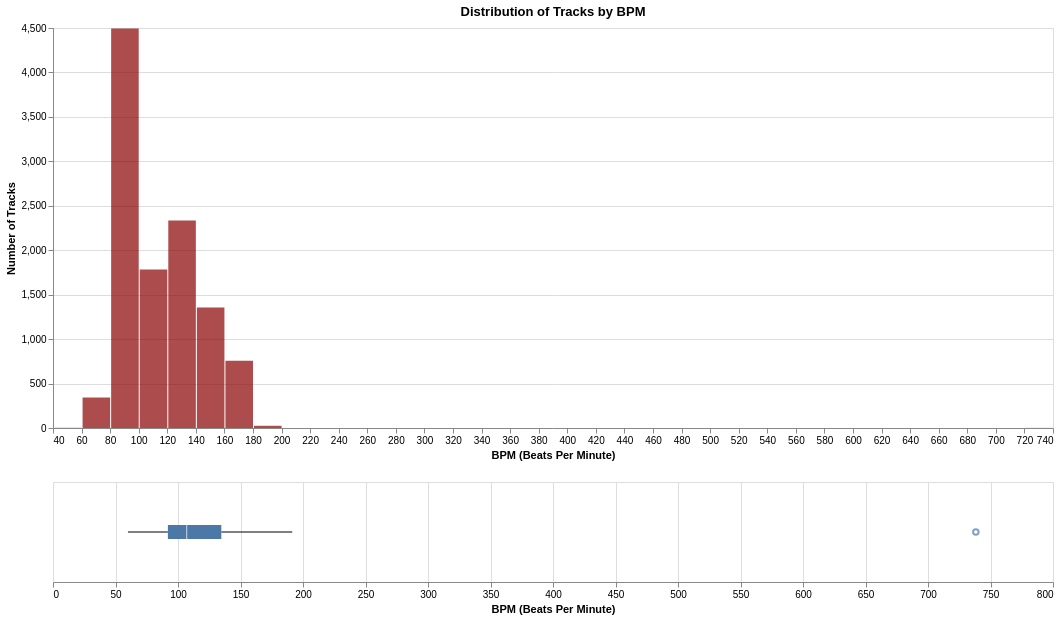

Write notebook code for a chart like this one.
### Code cell
invalid_bpm = df[(df['bpm'] < 0)]
if len(invalid_bpm) > 0:
    print(f"{len(invalid_bpm)} rows with invalid invalid_bpm (negative values):")
    display(invalid_bpm[['id', 'title', 'name_artist', 'bpm']].head(10))

chart_data = df[['bpm']].dropna().copy()
chart_data['bpm'] = pd.to_numeric(chart_data['bpm'])

histogram_chart = alt.Chart(chart_data).mark_bar(
    color='darkred', 
    opacity=0.7,
    tooltip=True
).encode(
    x=alt.X('bpm', bin=alt.Bin(maxbins=40), title='BPM (Beats Per Minute)'),
    y=alt.Y('count()', title='Number of Tracks')
).properties(
    title='Distribution of Tracks by BPM',
    width=1000,
    height=400
)

boxplot_chart = alt.Chart(chart_data).mark_boxplot().encode(
    x=alt.X('bpm', title='BPM (Beats Per Minute)'),
    tooltip=[
        alt.Tooltip('min(bpm)', title='Min BPM'),
        alt.Tooltip('q1(bpm)', title='Q1 BPM'),
        alt.Tooltip('median(bpm)', title='Median BPM'),
        alt.Tooltip('q3(bpm)', title='Q3 BPM'),
        alt.Tooltip('max(bpm)', title='Max BPM')
    ]
).properties(width=1000, height=100)

final_chart = histogram_chart & boxplot_chart
display(final_chart)

### Figure 1 — Vega specification as saved in the notebook (floating-point values rounded to 4 significant figures)
{"$schema": "https://vega.github.io/schema/vega/v5.json", "data": [{"name": "source_0"}, {"name": "data_0", "values": [{"__count": 2334, "bin_maxbins_40_bpm": 120.0, "bin_maxbins_40_bpm_end": 140.0}, {"__count": 757, "bin_maxbins_40_bpm": 160.0, "bin_maxbins_40_bpm_end": 180.0}, {"__count": 1783, "bin_maxbins_40_bpm": 100.0, "bin_maxbins_40_bpm_end": 120.0}, {"__count": 4493, "bin_maxbins_40_bpm": 80.0, "bin_maxbins_40_bpm_end": 100.0}, {"__count": 1356, "bin_maxbins_40_bpm": 140.0, "bin_maxbins_40_bpm_end": 160.0}, {"__count": 343, "bin_maxbins_40_bpm": 60.0, "bin_maxbins_40_bpm_end": 80.0}, {"__count": 25, "bin_maxbins_40_bpm": 180.0, "bin_maxbins_40_bpm_end": 200.0}, {"__count": 2, "bin_maxbins_40_bpm": 40.0, "bin_maxbins_40_bpm_end": 60.0}, {"__count": 1, "bin_maxbins_40_bpm": 720.0, "bin_maxbins_40_bpm_end": 740.0}]}, {"name": "data_1"}, {"name": "data_2", "values": [{"bpm": 738.3}]}, {"name": "data_3"}, {"name": "data_4", "values": [{"lower_box_bpm": 91.91, "lower_whisker_bpm": 59.97, "max_bpm": 191.4}]}, {"name": "data_5", "values": [{"max_bpm": 191.4, "upper_box_bpm": 134.7, "upper_whisker_bpm": 191.4}]}, {"name": "data_6"}, {"name": "data_7", "values": [{"lower_box_bpm": 91.91, "max_bpm": 738.3, "upper_box_bpm": 134.7}]}, {"name": "data_8", "values": [{"lower_box_bpm": 91.91, "max_bpm": 738.3, "mid_box_bpm": 107.0, "upper_box_bpm": 134.7}]}, {"name": "data_0_concat_0_y_domain___count", "values": [{"min": 1, "max": 4493}]}], "signals": [{"name": "concat_0_bin_maxbins_40_bpm_bins", "value": {"fields": ["bpm"], "fname": "bin_bpm", "start": 40.0, "step": 20.0, "stop": 740.0}}, {"name": "concat_0_height", "value": 400}, {"name": "concat_1_height", "value": 100}], "marks": [{"type": "group", "name": "concat_0_group", "encode": {"update": {"height": {"signal": "concat_0_height"}, "width": {"signal": "width"}}}, "marks": [{"type": "rect", "name": "concat_0_marks", "from": {"data": "data_0"}, "encode": {"update": {"fill": {"value": "darkred"}, "y": {"field": "__count", "scale": "concat_0_y"}, "x2": {"field": "bin_maxbins_40_bpm", "scale": "concat_0_x", "offset": {"signal": "0.5 + (abs(scale(\"concat_0_x\", datum[\"bin_maxbins_40_bpm_end\"]) - scale(\"concat_0_x\", datum[\"bin_maxbins_40_bpm\"])) < 0.25 ? -0.5 * (0.25 - (abs(scale(\"concat_0_x\", datum[\"bin_maxbins_40_bpm_end\"]) - scale(\"concat_0_x\", datum[\"bin_maxbins_40_bpm\"])))) : 0.5)"}}, "x": {"field": "bin_maxbins_40_bpm_end", "scale": "concat_0_x", "offset": {"signal": "0.5 + (abs(scale(\"concat_0_x\", datum[\"bin_maxbins_40_bpm_end\"]) - scale(\"concat_0_x\", datum[\"bin_maxbins_40_bpm\"])) < 0.25 ? 0.5 * (0.25 - (abs(scale(\"concat_0_x\", datum[\"bin_maxbins_40_bpm_end\"]) - scale(\"concat_0_x\", datum[\"bin_maxbins_40_bpm\"])))) : -0.5)"}}, "tooltip": {"signal": "{\"BPM (Beats Per Minute)\": !isValid(datum[\"bin_maxbins_40_bpm\"]) || !isFinite(+datum[\"bin_maxbins_40_bpm\"]) ? \"null\" : format(datum[\"bin_maxbins_40_bpm\"], \"\") + \" – \" + format(datum[\"bin_maxbins_40_bpm_end\"], \"\"), \"Number of Tracks\": format(datum[\"__count\"], \"\")}"}, "y2": {"value": 0, "scale": "concat_0_y"}, "opacity": {"value": 0.7}}}, "style": ["bar"]}], "axes": [{"scale": "concat_0_y", "gridScale": "concat_0_x", "orient": "left", "tickCount": {"signal": "ceil(concat_0_height/40)"}, "aria": false, "grid": true, "domain": false, "zindex": 0, "maxExtent": 0, "labels": false, "minExtent": 0, "ticks": false}, {"scale": "concat_0_x", "tickCount": {"signal": "ceil(width/10)"}, "labelFlush": true, "orient": "bottom", "grid": false, "title": "BPM (Beats Per Minute)", "labelOverlap": true, "zindex": 0}, {"scale": "concat_0_y", "tickCount": {"signal": "ceil(concat_0_height/40)"}, "zindex": 0, "labelOverlap": true, "title": "Number of Tracks", "orient": "left", "grid": false}], "title": {"text": "Distribution of Tracks by BPM", "frame": "group"}, "style": "cell"}, {"type": "group", "name": "concat_1_group", "encode": {"update": {"height": {"signal": "concat_1_height"}, "width": {"signal": "width"}}}, "signals": [{"name": "height", "update": "concat_1_height"}], "marks": [{"type": "symbol", "name": "concat_1_layer_0_layer_0_marks", "from": {"data": "data_2"}, "encode": {"update": {"y": {"signal": "concat_1_height", "mult": 0.5}, "fill": {"value": "transparent"}, "opacity": {"value": 0.7}, "stroke": {"value": "#4c78a8"}, "x": {"field": "bpm", "scale": "concat_1_x"}}}, "style": ["point", "boxplot-outliers"]}, {"type": "rule", "name": "concat_1_layer_0_layer_1_layer_0_marks", "from": {"data": "data_4"}, "encode": {"update": {"stroke": {"value": "black"}, "y": {"signal": "concat_1_height", "mult": 0.5}, "x": {"field": "lower_whisker_bpm", "scale": "concat_1_x"}, "tooltip": {"signal": "format(datum[\"max_bpm\"], \"\")"}, "x2": {"field": "lower_box_bpm", "scale": "concat_1_x"}}}, "style": ["rule", "boxplot-rule"], "aria": false}, {"type": "rule", "name": "concat_1_layer_0_layer_1_layer_1_marks", "from": {"data": "data_5"}, "encode": {"update": {"stroke": {"value": "black"}, "y": {"signal": "concat_1_height", "mult": 0.5}, "x": {"field": "upper_box_bpm", "scale": "concat_1_x"}, "x2": {"field": "upper_whisker_bpm", "scale": "concat_1_x"}, "tooltip": {"signal": "format(datum[\"max_bpm\"], \"\")"}}}, "style": ["rule", "boxplot-rule"], "aria": false}, {"type": "rect", "name": "concat_1_layer_1_layer_0_marks", "from": {"data": "data_7"}, "encode": {"update": {"fill": {"value": "#4c78a8"}, "height": {"value": 14}, "x": {"field": "lower_box_bpm", "scale": "concat_1_x"}, "yc": {"signal": "concat_1_height", "mult": 0.5}, "tooltip": {"signal": "format(datum[\"max_bpm\"], \"\")"}, "x2": {"field": "upper_box_bpm", "scale": "concat_1_x"}}}, "style": ["bar", "boxplot-box"]}, {"type": "rect", "name": "concat_1_layer_1_layer_1_marks", "from": {"data": "data_8"}, "encode": {"update": {"fill": [{"value": "#4c78a8", "test": "datum['lower_box_bpm'] >= datum['upper_box_bpm']"}, {"value": "white"}], "xc": {"field": "mid_box_bpm", "scale": "concat_1_x"}, "yc": {"signal": "concat_1_height", "mult": 0.5}, "tooltip": {"signal": "format(datum[\"max_bpm\"], \"\")"}, "height": {"value": 14}, "width": {"value": 1}, "opacity": {"value": 0.7}}}, "aria": false, "style": ["tick", "boxplot-median"]}], "axes": [{"scale": "concat_1_x", "ticks": false, "zindex": 0, "maxExtent": 0, "minExtent": 0, "labels": false, "aria": false, "orient": "bottom", "tickCount": {"signal": "ceil(width/40)"}, "domain": false, "grid": true}, {"scale": "concat_1_x", "labelOverlap": true, "title": "BPM (Beats Per Minute)", "labelFlush": true, "zindex": 0, "grid": false, "tickCount": {"signal": "ceil(width/40)"}, "orient": "bottom"}], "style": "cell"}], "scales": [{"name": "concat_0_x", "type": "linear", "domain": {"signal": "[concat_0_bin_maxbins_40_bpm_bins.start, concat_0_bin_maxbins_40_bpm_bins.stop]"}, "range": [0, {"signal": "width"}], "bins": {"signal": "concat_0_bin_maxbins_40_bpm_bins"}, "zero": false}, {"name": "concat_0_y", "type": "linear", "domain": [{"signal": "(data(\"data_0_concat_0_y_domain___count\")[0] || {}).min"}, {"signal": "(data(\"data_0_concat_0_y_domain___count\")[0] || {}).max"}], "range": [{"signal": "concat_0_height"}, 0], "zero": true, "nice": true}, {"name": "concat_1_x", "type": "linear", "domain": {"fields": [{"data": "data_2", "field": "bpm"}, {"data": "data_4", "field": "lower_whisker_bpm"}, {"data": "data_4", "field": "lower_box_bpm"}, {"data": "data_5", "field": "upper_box_bpm"}, {"data": "data_5", "field": "upper_whisker_bpm"}, {"data": "data_7", "field": "lower_box_bpm"}, {"data": "data_7", "field": "upper_box_bpm"}, {"data": "data_8", "field": "mid_box_bpm"}]}, "range": [0, {"signal": "width"}], "zero": true, "nice": true}], "background": "white", "layout": {"padding": 20, "columns": 1, "bounds": "full", "align": "each"}, "padding": 5, "width": 1000}
